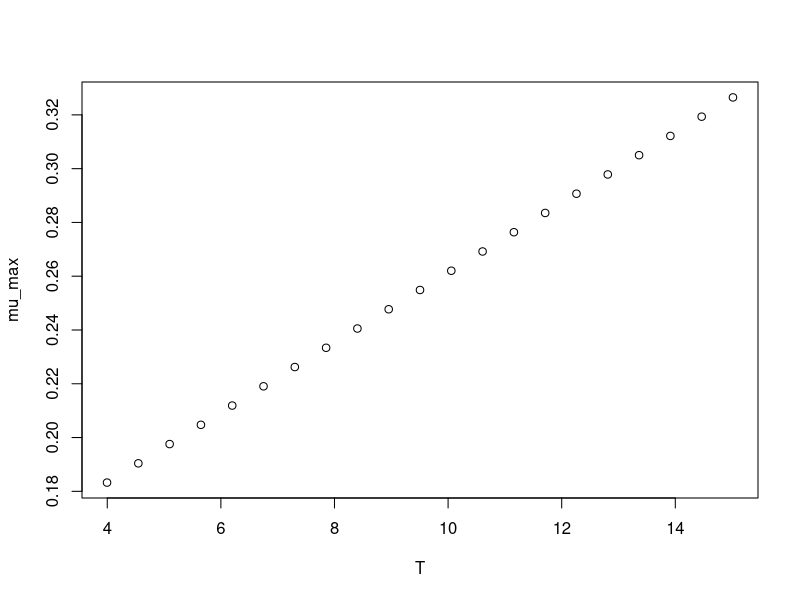

R code for this plot:
#############################
# start of Parameter script
#############################
T <- seq(3.996003996004,15.015,length.out=21)
#############################
# end of Parameter script
#############################
############################# 
# start of Model script Gropin ID 1324 
#############################
 
# constant coefficients for this model
 
variables <- data.frame(T)
argumentsPar <- expand.grid(variables)
 
# heart of the model
response_surface <- function(T) {
   mumax <-0.013*(T+10.1)

return(mumax=mumax)
} 

# output parameters
mumax <- cbind(argumentsPar,response_surface(argumentsPar['T']))
colnames(mumax) <- c(colnames(argumentsPar),'mumax')
#############################
# End of Model script
#############################
############################# 
# start of Visualisation script Gropin ID 1324 
#############################
plot(T,mumax$mumax,
                          xlab='T',
                          ylab='mu_max')
#############################
# End of Visualisation script
#############################
